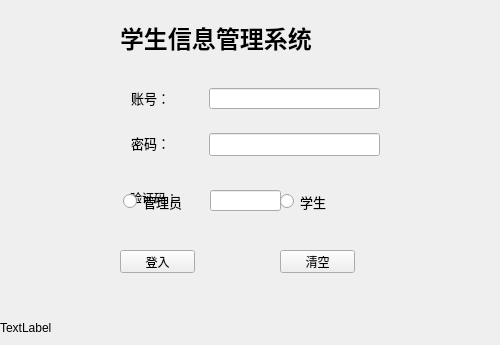
<?xml version="1.0" encoding="UTF-8"?>
<ui version="4.0">
 <class>MainWindow</class>
 <widget class="QMainWindow" name="MainWindow">
  <property name="geometry">
   <rect>
    <x>0</x>
    <y>0</y>
    <width>500</width>
    <height>345</height>
   </rect>
  </property>
  <property name="windowTitle">
   <string>厦门大学学生管理系统</string>
  </property>
  <widget class="QWidget" name="centralWidget">
   <widget class="QLabel" name="label_3">
    <property name="geometry">
     <rect>
      <x>120</x>
      <y>20</y>
      <width>261</width>
      <height>31</height>
     </rect>
    </property>
    <property name="text">
     <string>&lt;h1&gt;学生信息管理系统&lt;/h1&gt;</string>
    </property>
    <property name="margin">
     <number>0</number>
    </property>
   </widget>
   <widget class="QPushButton" name="LoginButton">
    <property name="geometry">
     <rect>
      <x>120</x>
      <y>250</y>
      <width>75</width>
      <height>23</height>
     </rect>
    </property>
    <property name="text">
     <string>登入</string>
    </property>
   </widget>
   <widget class="QPushButton" name="clearButton">
    <property name="geometry">
     <rect>
      <x>280</x>
      <y>250</y>
      <width>75</width>
      <height>23</height>
     </rect>
    </property>
    <property name="text">
     <string>清空</string>
    </property>
   </widget>
   <widget class="QLabel" name="captcha_Label">
    <property name="geometry">
     <rect>
      <x>130</x>
      <y>190</y>
      <width>72</width>
      <height>15</height>
     </rect>
    </property>
    <property name="text">
     <string>验证码：</string>
    </property>
   </widget>
   <widget class="QLineEdit" name="captcha_lineEdit">
    <property name="geometry">
     <rect>
      <x>210</x>
      <y>190</y>
      <width>71</width>
      <height>21</height>
     </rect>
    </property>
   </widget>
   <widget class="QRadioButton" name="adminButton">
    <property name="geometry">
     <rect>
      <x>123</x>
      <y>190</y>
      <width>78</width>
      <height>23</height>
     </rect>
    </property>
    <property name="font">
     <font>
      <family>Arial</family>
      <pointsize>10</pointsize>
      <weight>50</weight>
      <bold>false</bold>
     </font>
    </property>
    <property name="text">
     <string>管理员</string>
    </property>
   </widget>
   <widget class="QRadioButton" name="studentButton">
    <property name="geometry">
     <rect>
      <x>280</x>
      <y>190</y>
      <width>61</width>
      <height>23</height>
     </rect>
    </property>
    <property name="font">
     <font>
      <family>Arial</family>
      <pointsize>10</pointsize>
      <weight>50</weight>
      <bold>false</bold>
     </font>
    </property>
    <property name="text">
     <string>学生</string>
    </property>
   </widget>
   <widget class="QLineEdit" name="Login_username">
    <property name="geometry">
     <rect>
      <x>209</x>
      <y>88</y>
      <width>171</width>
      <height>21</height>
     </rect>
    </property>
   </widget>
   <widget class="QLabel" name="label">
    <property name="geometry">
     <rect>
      <x>131</x>
      <y>88</y>
      <width>51</width>
      <height>19</height>
     </rect>
    </property>
    <property name="font">
     <font>
      <family>Arial</family>
      <pointsize>10</pointsize>
      <weight>50</weight>
      <bold>false</bold>
     </font>
    </property>
    <property name="text">
     <string>账号：</string>
    </property>
   </widget>
   <widget class="QLabel" name="label_2">
    <property name="geometry">
     <rect>
      <x>131</x>
      <y>133</y>
      <width>51</width>
      <height>19</height>
     </rect>
    </property>
    <property name="font">
     <font>
      <family>Arial</family>
      <pointsize>10</pointsize>
      <weight>50</weight>
      <bold>false</bold>
     </font>
    </property>
    <property name="text">
     <string>密码：</string>
    </property>
   </widget>
   <widget class="QLineEdit" name="Login_password">
    <property name="geometry">
     <rect>
      <x>209</x>
      <y>133</y>
      <width>171</width>
      <height>23</height>
     </rect>
    </property>
    <property name="styleSheet">
     <string notr="true">font: 6pt &quot;Arial&quot;;
font: 9pt &quot;Arial&quot;;</string>
    </property>
   </widget>
   <widget class="QLabel" name="loginFailTimes_Label">
    <property name="geometry">
     <rect>
      <x>0</x>
      <y>320</y>
      <width>141</width>
      <height>16</height>
     </rect>
    </property>
    <property name="text">
     <string>TextLabel</string>
    </property>
   </widget>
  </widget>
 </widget>
 <layoutdefault spacing="6" margin="11"/>
 <resources/>
 <connections>
  <connection>
   <sender>Login_password</sender>
   <signal>returnPressed()</signal>
   <receiver>LoginButton</receiver>
   <slot>click()</slot>
   <hints>
    <hint type="sourcelabel">
     <x>247</x>
     <y>174</y>
    </hint>
    <hint type="destinationlabel">
     <x>184</x>
     <y>278</y>
    </hint>
   </hints>
  </connection>
  <connection>
   <sender>Login_username</sender>
   <signal>returnPressed()</signal>
   <receiver>LoginButton</receiver>
   <slot>click()</slot>
   <hints>
    <hint type="sourcelabel">
     <x>335</x>
     <y>136</y>
    </hint>
    <hint type="destinationlabel">
     <x>137</x>
     <y>284</y>
    </hint>
   </hints>
  </connection>
 </connections>
</ui>
